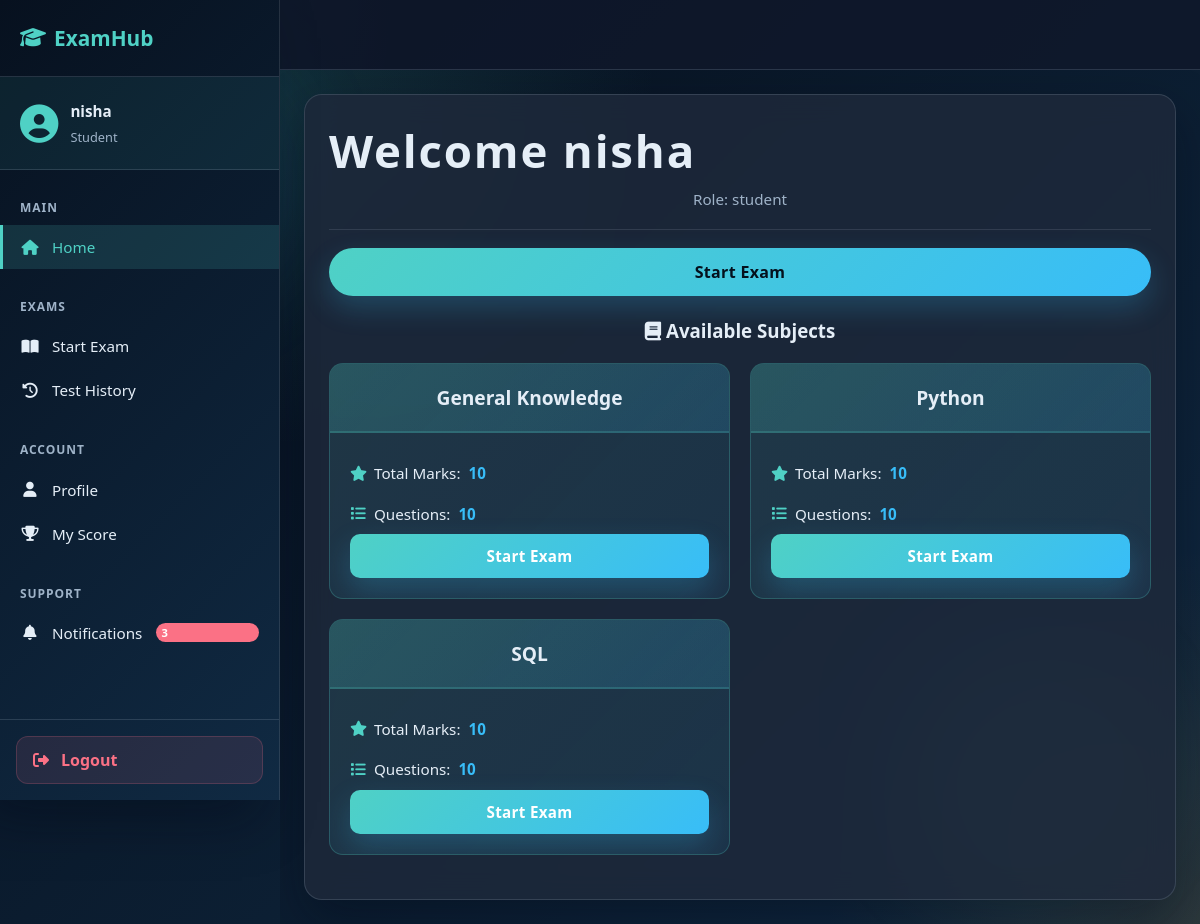
The app's page /dashboard (signed in) with its own data.
### tables this page shows
CREATE TABLE users (
    id INTEGER PRIMARY KEY AUTOINCREMENT,
    username TEXT UNIQUE NOT NULL,
    password TEXT NOT NULL,
    role TEXT CHECK(role IN ('admin', 'student')) NOT NULL
, last_login_at TEXT);

CREATE TABLE exams (
    id INTEGER PRIMARY KEY AUTOINCREMENT,
    name TEXT NOT NULL,
    total_marks INTEGER CHECK(total_marks > 0)
);

### app.py (the view)
@app.route("/dashboard")
def dashboard():
    if "user" not in session:
        return redirect("/")
    exams = get_exams()
    return render_template("dashboard.html", role=session["role"], exams=exams)

### app.py (called while the page is built, shortened)
@app.context_processor
def inject_score_summary():
    username = session.get("user")
    return {"score_summary": get_user_score_summary(username)}

### config/db_config.py (called while the page is built)
def get_connection():
    db_path = os.getenv("DB_PATH", "exam.db")
    return sqlite3.connect(db_path)

### services/exam_service.py (called while the page is built)
def _ensure_results_completion_column(cur):
    cur.execute("PRAGMA table_info(results)")
    columns = [row[1] for row in cur.fetchall()]
    if "completed_at" not in columns:
        cur.execute("ALTER TABLE results ADD COLUMN completed_at TEXT")

def get_exams():
    conn = get_connection()
    cur = conn.cursor()
    cur.execute("SELECT * FROM exams")
    data = cur.fetchall()
    conn.close()
    return data

def _parse_timestamp(value):
    if not value:
        return None
    if isinstance(value, datetime):
        return value
    for format_string in ("%Y-%m-%d %H:%M:%S", "%Y-%m-%dT%H:%M:%S"):
        try:
            return datetime.strptime(value, format_string)
        except (TypeError, ValueError):
            continue
    try:
        return datetime.fromisoformat(value)
    except (TypeError, ValueError):
        return None

def _calculate_current_streak(activity_dates):
    if not activity_dates:
        return 0
    streak = 0
    current_day = max(activity_dates)
    while current_day in activity_dates:
        streak += 1
        current_day -= timedelta(days=1)
    return streak

### templates/dashboard.html (shortened to what this page needs)
{% extends "base.html" %}
{% block content %}
<div class="container">
    <div class="page-intro">
        <h1 class="page-title">Welcome {{ session.get('user') }}</h1>
        <p class="meta page-subtitle">Role: {{ role }}</p>
    </div>
    <hr>
    <div class="button-row">
        <a class="btn-link" href="#start-exams-section" onclick="scrollToExams(event)">Start Exam</a>
    </div>
    <br>
    <div id="start-exams-section">
        <h3><i class="fas fa-book"></i> Available Subjects</h3>
        {% if exams %}
            <div class="exams-grid">
                {% for exam in exams %}
                    <div class="exam-card">
                        <div class="exam-card-header">
                            <h4>{{ exam[1] }}</h4>
                        </div>
                        <div class="exam-card-body">
                            <p class="exam-info">
                                <i class="fas fa-star"></i> Total Marks: <strong>{{ exam[2] }}</strong>
                            </p>
                            <p class="exam-info">
                                <i class="fas fa-list"></i> Questions: <strong>10</strong>
                            </p>
                            <a href="{{ url_for('take_exam', exam_id=exam[0]) }}">
                                <button class="exam-start-btn">Start Exam</button>
                            </a>
                        </div>
                    </div>
                {% endfor %}
            </div>
        {% else %}
            <div class="empty-state">
                <i class="fas fa-inbox"></i>
                <p>No exams available at the moment.</p>
            </div>
        {% endif %}
    </div>
</div>
{% endblock %}

### templates/base.html (shortened to what this page needs)
<!DOCTYPE html>
<html>
<head>
    <link rel="stylesheet" href="{{ url_for('static', filename='style.css', v='3') }}">
    <link rel="stylesheet" href="https://cdnjs.cloudflare.com/ajax/libs/font-awesome/6.4.0/css/all.min.css">
</head>
<body>
    <div class="sidebar">
        <div class="sidebar-header">
            <h3><i class="fas fa-graduation-cap"></i> ExamHub</h3>
        </div>
        <div class="user-info">
            <div class="user-avatar">
                <i class="fas fa-user-circle"></i>
            </div>
            <div class="user-details">
                <p class="user-name">{{ session.get('user', 'User') }}</p>
                <p class="user-role">{{ session.get('role', 'Student').title() }}</p>
            </div>
        </div>
        <nav class="sidebar-menu">
            <div class="menu-section">
                <p class="section-title">Main</p>
                <a href="{{ url_for('dashboard') }}" class="menu-item {% if request.endpoint == 'dashboard' %}active{% endif %}">
                    <i class="fas fa-home"></i> <span>Home</span>
                </a>
            </div>
            <div class="menu-section">
                <p class="section-title">Exams</p>
                <a href="{{ url_for('start_exam') }}" class="menu-item {% if request.endpoint == 'start_exam' %}active{% endif %}">
                    <i class="fas fa-book-open"></i> <span>Start Exam</span>
                </a>
                <a href="{{ url_for('test_history') }}" class="menu-item {% if request.endpoint == 'test_history' %}active{% endif %}">
                    <i class="fas fa-history"></i> <span>Test History</span>
                </a>
            </div>
            <div class="menu-section">
                <p class="section-title">Account</p>
                <a href="#" class="menu-item" onclick="showProfile()">
                    <i class="fas fa-user"></i> <span>Profile</span>
                </a>
                <a href="#" class="menu-item" onclick="showScore()">
                    <i class="fas fa-trophy"></i> <span>My Score</span>
                </a>
            </div>
            <div class="menu-section">
                <p class="section-title">Support</p>
                <a href="#" class="menu-item" onclick="showNotifications()">
                    <i class="fas fa-bell"></i> <span>Notifications</span>
                    <span class="badge">3</span>
                </a>
            </div>
        </nav>
        <div class="sidebar-footer">
            <a href="{{ url_for('logout') }}" class="logout-btn">
                <i class="fas fa-sign-out-alt"></i> <span>Logout</span>
            </a>
        </div>
    </div>
    <div class="main-content">
        <div class="top-bar">
        </div>
        <div class="content-wrapper">
            {% block content %}{% endblock %}
        </div>
    </div>
</body>
</html>

### records on screen
users: get "Student", role "student"
exams: name "General Knowledge", total_marks "10"
exams: name "Python", total_marks "10"
exams: name "SQL", total_marks "10"

### other values on screen
{{ session.get('user', 'User') }} "nisha"
{{ session.get('user') }} "nisha"
